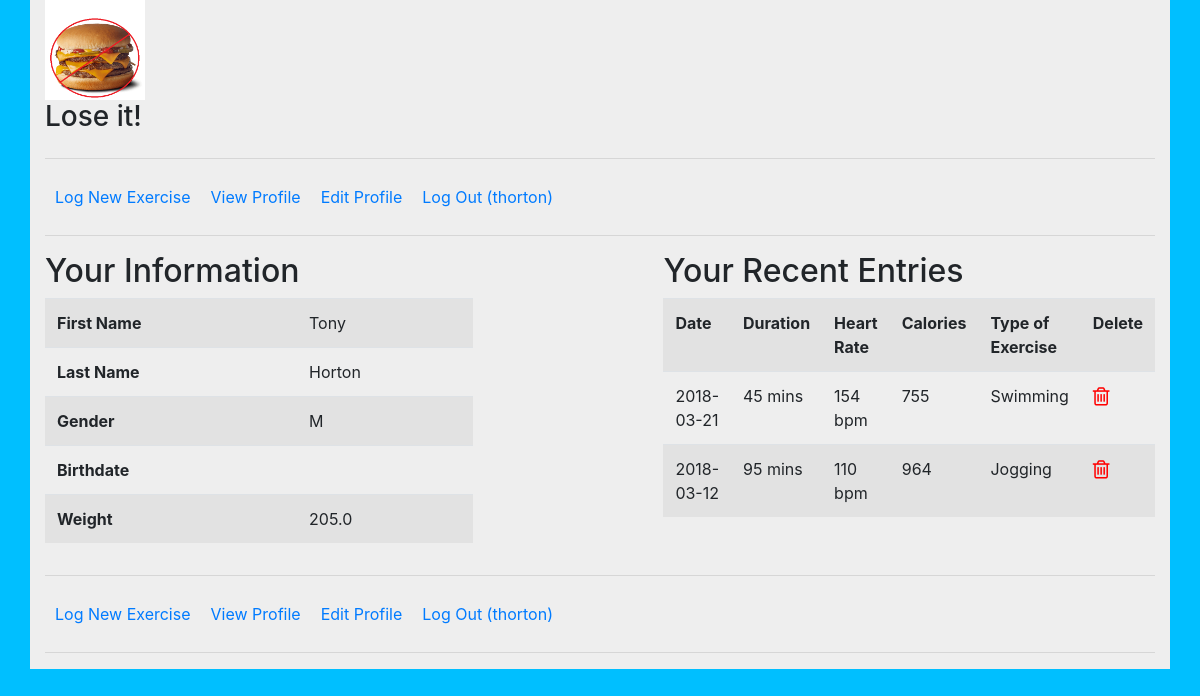
Screenshot of /viewprofile.php (signed in) with the database file from the repository.
### tables this page shows
CREATE TABLE `EXERCISE_USER` (
  `id` int(11) NOT NULL AUTO_INCREMENT,
  `username` varchar(60) NOT NULL,
  `password` varchar(90) DEFAULT NULL,
  `lastname` varchar(40) NOT NULL,
  `firstname` varchar(30) NOT NULL,
  `gender` char(1) NOT NULL,
  `weight` double(4,1) NOT NULL,
  `age` varchar(30) DEFAULT NULL,
  `birthdate` date DEFAULT NULL,
  PRIMARY KEY (`id`)
);

CREATE TABLE `EXERCISE_LOG` (
  `id` int(11) NOT NULL AUTO_INCREMENT,
  `date` date DEFAULT NULL,
  `time_in_minutes` int(11) NOT NULL,
  `heartrate` int(11) NOT NULL,
  `calories` int(11) NOT NULL,
  `type` varchar(30) DEFAULT NULL,
  `EXERCISE_USER_id` int(11) NOT NULL,
  PRIMARY KEY (`id`)
);

### viewprofile.php (the view, shortened to what this page needs)
<?php
    require_once('header.php');
    require('navMenu.php');
?>
<?php
    if (isset($_SESSION['user_id'])) {
        $dbc = mysqli_connect(DB_HOST, DB_USER, DB_PASSWORD, DB_NAME)
                or die('Error connecting to MySQL server.');
        $id = $_SESSION['user_id'];
        $query = "SELECT * FROM EXERCISE_USER WHERE id = '$id'";
        $data = mysqli_query($dbc, $query)
                or die("There was an error querying the database.");
        $row = mysqli_fetch_array($data);
    ?>
    <div class="row">
        <div id="profile-information" class="col">
            <h2><span>Your Information</span></h2>
            <table class="table table-striped">
                <tr><th>First Name</th><td><?php echo $row['firstname'] ?></td></tr>
                <tr><th>Last Name</th><td><?php echo $row['lastname'] ?></td></tr>
                <tr><th>Gender</th><td><?php echo $row['gender'] ?></td></tr>
                <tr><th>Birthdate</th><td><?php echo $row['birthdate'] ?></td></tr>
                <tr><th>Weight</th><td><?php echo $row['weight'] ?></td></tr>
            </table>
        </div>
        <div id="recent-exercises" class="col">
            <h2><span>Your Recent Entries</span></h2>
        <?php
            $query = "SELECT * FROM EXERCISE_LOG WHERE EXERCISE_USER_id = '$id' ORDER BY id DESC LIMIT 15";
            $data = mysqli_query($dbc, $query)
                    or die("Error querying database.");
        ?>
            <table class="table table-striped">
                <tr><th class="thead-dark">Date</th><th>Duration</th><th>Heart Rate</th><th>Calories</th><th>Type of Exercise</th><th>Delete</th></tr>
            <?php
                while ($row = mysqli_fetch_array($data))
                {
            ?>
                <tr>
                  <td><?php echo $row['date'];; ?></td>
                  <td><?php echo $row['time_in_minutes']; ?> mins</td>
                  <td><?php echo $row['heartrate'];?> bpm</td>
                  <td><?php echo $row['calories'];?></td>
                  <td><?php echo $row['type'];?></td>
                  <td><a href="deleteexercise.php?id=<?php echo $row['id']; ?>&referrer=viewprofile.php"> <i class="fa fa-trash-o fa-lg"></i></a></td>
                </tr>
            <?php
                }
            ?>
            </table>
        </div>
    </div>
<?php
} else
    {
        echo "Whoops! You must be logged in to view this. ";
        echo '<a href="login.php">Log in.</a>';
    }
?>
<?php
    require('navMenu.php');
    require_once('footer.php');
?>

### style.css (style rules this page uses)
body { background-color: deepskyblue; }
#profile-information { float: left; margin-right: 10em; }
.fa-trash-o { color: red; }

### rows the page displays
exercise_user: firstname "Tony", lastname "Horton", gender "M", weight "205.0"
exercise_log: date "2018-03-21", time_in_minutes "45", heartrate "154", calories "755", type "Swimming"
exercise_log: date "2018-03-12", time_in_minutes "95", heartrate "110", calories "964", type "Jogging"

### other values shown
$_SESSION['username'] "thorton thorton"
